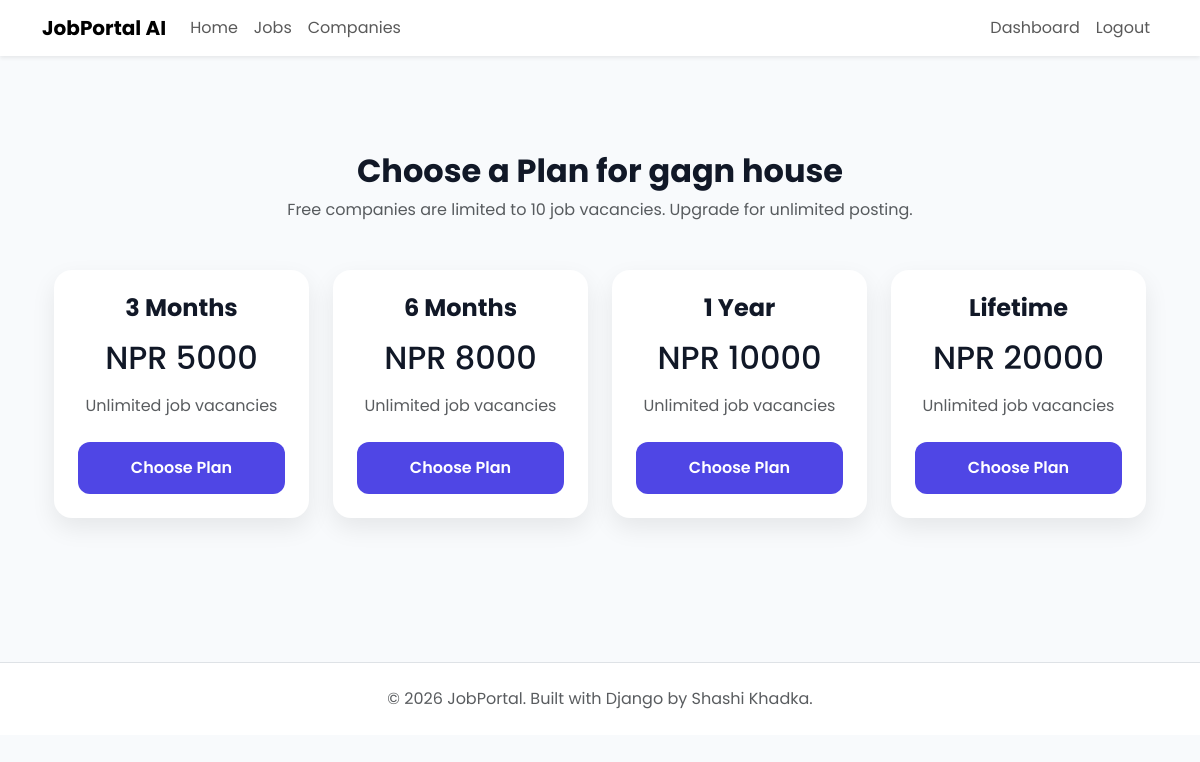
The app's page /subscriptions/choose/ (signed in) with its own data.
### accounts/models.py (models this page shows, shortened)
class User(AbstractUser):
    class Role(models.TextChoices):
        ADMIN = "ADMIN", "Admin"
        RECRUITER = "RECRUITER", "Recruiter"
        APPLICANT = "APPLICANT", "Applicant"
    role = models.CharField(max_length=20,choices=Role.choices,default=Role.APPLICANT)
    phone_number = models.CharField(max_length=15,blank=True,null=True)
    profile_picture = models.ImageField(upload_to="profile_photos/",blank=True,null=True)
    created_at = models.DateTimeField(auto_now_add=True)

### companies/models.py (models this page shows, shortened)
class Company(models.Model):
    owner = models.OneToOneField(settings.AUTH_USER_MODEL,on_delete=models.CASCADE,related_name="company")
    company_name = models.CharField(max_length=200)
    slug = models.SlugField(unique=True, blank=True)
    logo = models.ImageField( upload_to="company_logos/", blank=True, null=True)
    description = models.TextField()
    website = models.URLField(blank=True)
    email = models.EmailField()
    phone = models.CharField(max_length=20)
    address = models.TextField()
    location = models.CharField(max_length=255)
    city = models.CharField(max_length=100)
    country = models.CharField(max_length=100)
    established_date = models.DateField()
    employee_count = models.PositiveIntegerField()
    created_at = models.DateTimeField(auto_now_add=True)
    updated_at = models.DateTimeField(auto_now=True)

### subscriptions/models.py (models this page shows, shortened)
class CompanyPlan(models.Model):
    name = models.CharField(max_length=20, choices=PlanDuration.choices, unique=True)
    price = models.PositiveIntegerField(default=0)
    duration_days = models.PositiveIntegerField(
        null=True, blank=True,
        help_text="Leave blank for Free/Lifetime - they don't expire on a fixed date.",
    )
    vacancy_limit = models.PositiveIntegerField(
        null=True, blank=True,
        help_text="Leave blank for unlimited vacancies.",
    )
    class Meta:
        db_table = "subscription_plan"

### subscriptions/views.py (the view)
# urls.py: path("choose/", views.choose_plan, name="choose-plan"),
@login_required
def choose_plan(request):
    if not hasattr(request.user, "company"):
        messages.warning(request, "Please create your company first.")
        return redirect("create-company")
    plans = CompanyPlan.objects.exclude(name="Free")
    return render(request, "subscriptions/choose_plan.html", {"plans": plans})

### templates/subscriptions/choose_plan.html (shortened to what this page needs)
{% extends "base.html" %}
{% block content %}
<div class="container py-5">
    <div class="text-center mb-5">
        <h2 class="fw-bold">
            Choose a Plan for {{ request.user.company.company_name }}
        </h2>
        <p class="text-muted">
            Free companies are limited to 10 job vacancies. Upgrade for unlimited posting.
        </p>
    </div>
    <div class="row g-4 justify-content-center">
        {% for plan in plans %}
        <div class="col-lg-3 col-md-6">
            <div class="custom-card text-center h-100">
                <h4 class="fw-bold mb-3">
                    {{ plan.name }}
                </h4>
                <h2 class="mb-3">
                    NPR {{ plan.price }}
                </h2>
                <p class="text-muted mb-4">
                    Unlimited job vacancies
                </p>
                <a href="{% url 'start-payment' plan.id %}" class="btn btn-primary-custom w-100">
                    Choose Plan
                </a>
            </div>
        </div>
        {% endfor %}
    </div>
</div>
{% endblock %}

### static/css/variables.css (style rules this page uses)
:root { --primary:#4F46E5; --primary-hover:#4338CA; --secondary:#6366F1; --success:#22C55E; --danger:#EF4444; --warning:#F59E0B; --dark:#0F172A; --gray:#64748B; --light:#F8FAFC; --white:#FFFFFF; --border:#E2E8F0; --shadow:0 8px 30px rgba(0,0,0,.08); --radius:12px; }

### static/css/main.css (style rules this page uses)
* { margin:0; padding:0; box-sizing:border-box; }
body { font-family:'Poppins',sans-serif; background:var(--light); color:var(--dark); }
a { text-decoration:none; }

### static/css/components.css (style rules this page uses)
.custom-card { background:white; border-radius:14px; padding:25px; box-shadow:var(--shadow); transition:.3s; }
.btn-primary-custom { background:var(--primary); color:white; padding:12px 22px; border-radius:10px; border:none; transition:.3s; }

### static/css/style.css (style rules this page uses)
* { margin:0; padding:0; box-sizing:border-box; }
body { font-family:'Poppins',sans-serif; background:var(--light); color:var(--dark); }
a { text-decoration:none; }
.btn-primary-custom, .btn-outline-primary, .btn-outline-secondary, .btn-outline-danger, .btn-outline-info, .btn-outline-warning { display:inline-flex; align-items:center; justify-content:center; gap:6px; white-space:nowrap; }

### static/css/dashboard.css (style rules this page uses)
.custom-card { background:white; border-radius:16px; padding:25px; box-shadow:0 10px 25px rgba(0,0,0,.08); transition:.3s; }
:root { --primary:#4F46E5; --success:#22C55E; --warning:#F59E0B; --danger:#EF4444; --bg:#F6F8FC; --card:#ffffff; --text:#1E293B; --muted:#64748B; --border:#E5E7EB; }
body { background:var(--bg); }
:root { --primary:#2563eb; --primary-dark:#1d4ed8; --primary-light:#eef4ff; --success:#16a34a; --warning:#f59e0b; --danger:#ef4444; --text:#111827; --text-light:#6b7280; --border:#e5e7eb; --white:#ffffff; --background:#f8fafc; --radius:18px; --radius-sm:12px; --shadow:0 10px 30px rgba(0,0,0,.06); --shadow-hover:0 18px 40px rgba(37,99,235,.15); --transition:.25s ease; }
* { box-sizing:border-box; }
body { background:var(--background); font-family:"Poppins", sans-serif; color:var(--text); -webkit-font-smoothing:antialiased; }
a { text-decoration:none; transition:color var(--transition); }
.btn { transition:transform var(--transition), box-shadow var(--transition), background var(--transition); }
.custom-card { padding:24px; border-radius:18px; }

### static/css/auth.css (style rules this page uses)
.btn-primary-custom { width: 100%; height: 52px; border: none; border-radius: 12px; background: #4F46E5; color: white; font-weight: 600; transition: .3s; }

### records on screen
User: user.company.company_name "gagn house"
CompanyPlan: name "3 Months", price "5000"
CompanyPlan: name "6 Months", price "8000"
CompanyPlan: name "1 Year", price "10000"
CompanyPlan: name "Lifetime", price "20000"
